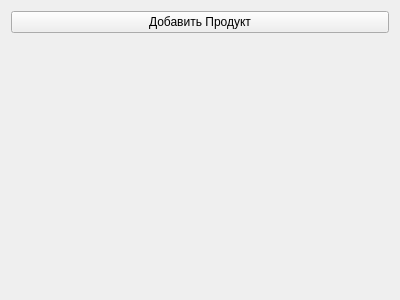
<?xml version="1.0" encoding="UTF-8"?>
<ui version="4.0">
 <class>AddProduct</class>
 <widget class="QWidget" name="AddProduct">
  <property name="geometry">
   <rect>
    <x>0</x>
    <y>0</y>
    <width>400</width>
    <height>300</height>
   </rect>
  </property>
  <property name="windowTitle">
   <string>Form</string>
  </property>
  <layout class="QVBoxLayout" name="verticalLayout_2">
   <item>
    <layout class="QVBoxLayout" name="verticalLayout">
     <item>
      <widget class="QPushButton" name="pushButton">
       <property name="text">
        <string>Добавить Продукт</string>
       </property>
      </widget>
     </item>
     <item>
      <layout class="QFormLayout" name="formLayout">
       <item row="0" column="0" colspan="2">
        <spacer name="verticalSpacer">
         <property name="orientation">
          <enum>Qt::Vertical</enum>
         </property>
         <property name="sizeHint" stdset="0">
          <size>
           <width>20</width>
           <height>40</height>
          </size>
         </property>
        </spacer>
       </item>
      </layout>
     </item>
    </layout>
   </item>
  </layout>
 </widget>
 <resources/>
 <connections/>
</ui>
